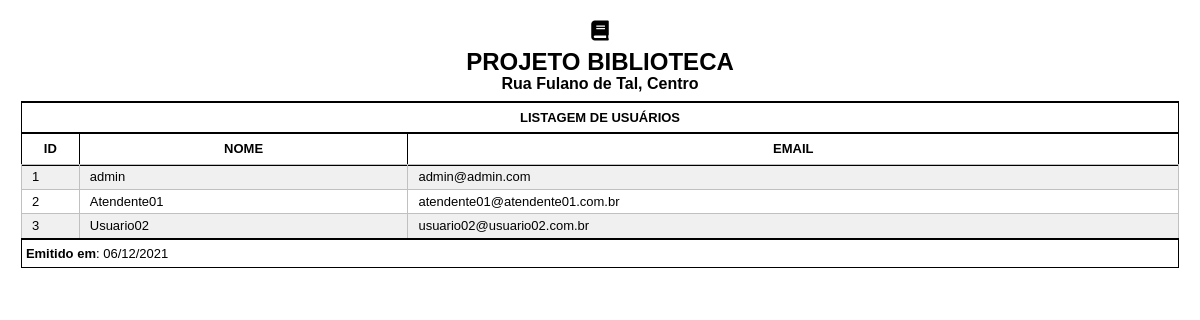
The page /relatorios/listausuarios.php on the database its author committed.
### tables this page shows
CREATE TABLE `tbusuario` (
  `id_usuario` int(11) UNSIGNED NOT NULL,
  `nome` varchar(50) DEFAULT NULL,
  `email` varchar(80) DEFAULT NULL,
  `senha` varchar(20) DEFAULT NULL
);

### db/PdoConexao.class.php (called while the page is built)
<?php
class PdoConexao{
	private static $instancia;
	public static function getInstancia(){
			if(!isset(self::$instancia)){
				try{
					$dns = 'mysql:host=localhost;dbname=dbbiblioteca';
					$usuario = 'root';
					$senha = '';
					self::$instancia = new PDO($dns,$usuario,$senha);
					self::$instancia->setAttribute(PDO::ATTR_ERRMODE, PDO::ERRMODE_EXCEPTION);
				}catch(PDOException $excecao){
					echo $excecao->getMessage();
					exit();
				}
			}
			return self::$instancia;
	}
}
?>

### db/UsuarioCRUD.class.php (called while the page is built, shortened)
<?php
class UsuarioCRUD implements InterfaceCRUD{
	private $instanciaConexaoPdoAtiva;
	public function __construct(){
		$this->instanciaConexaoPdoAtiva = PdoConexao::getInstancia();
	}
	public function consultar($sql){
		try{
			$operacao= $this->instanciaConexaoPdoAtiva->prepare($sql);
			$operacao->execute();
			$linhas = $operacao->fetchAll();
			return $linhas;
		}catch(PDOException $excecao){
			echo $excecao->getMessage();
		}
	}
}
?>

### relatorios/listausuarios.php (the view, shortened to what this page needs)
<html>
  <head>
     <link rel="stylesheet" href="../plugins/fontawesome-free/css/all.min.css" type="text/css">
	 <link rel="stylesheet" href="style.css" type="text/css">
  </head>
  <body>
	<center>
	<i class="fa fa-book"></i>
    <h2>PROJETO BIBLIOTECA</h2>
	<h3>Rua Fulano de Tal, Centro</h3>
	</center>
	<table width="100%" border="1px">
      <thead>
	       <tr>
		       <th colspan="100%">LISTAGEM DE USUÁRIOS</th>
		   </tr>
		   <tr>
		       <th width="5%">ID</id>
			   <th>NOME</id>
			   <th>EMAIL</id>
	  </thead>
	  <tbody>
		   <?php
			  include('../db/PdoConexao.class.php');
			  include('../db/UsuarioCRUD.class.php');
			  $usuarioCRUD = new UsuarioCRUD();
			  $sql = "select * from tbusuario order by nome";
			  $pesquisa = $usuarioCRUD->consultar($sql);
			  foreach($pesquisa as $linha){
				 echo '<tr>
						   <td>'.$linha['id_usuario'].'</td>
						   <td>'.$linha['nome'].'</td>
						   <td>'.$linha['email'].'</td>
					   </tr>';
			  }
		   ?>
	  </tbody>
	  <tfoot>
	    <tr>
		     <td colspan="100%"><b>Emitido em</b>: <?php echo date('d/m/Y');?></td>
		</tr>
	  </tfoot>
	</table>
  </body>
</html>

### relatorios/style.css (style rules this page uses)
body { margin: 0.5cm; padding:2px; font: 15pt Georgia, "Verdana", Times, serif; color: #000; }
h2 { font-size: 18pt; font-family:calibri,helvetica,arial,sans-serif; line-height: 0.1em; padding:0; }
h3 { font-size: 12pt; font-family:calibri,helvetica,arial,sans-serif; line-height: 0.1em; padding:0; }
table,td { border : 1px solid #000; border-collapse : collapse; font : small/1.5 "Tahoma", "Bitstream Vera Sans", Verdana, Helvetica, sans-serif; }
table { border :1px solid #000; }
thead th, tbody th { color : #000; padding : 5px 10px; border-top : 2px solid #000; border-bottom : 2px solid #000; border-left : 1px solid #000; border-right : 1px solid #000; }
tbody tr td { padding : 2px 10px; border-top : 1px solid #000; color : #000; border: 1.2px solid #C0C0C0; }
table tbody tr:nth-child(2n+1) { background: #F0F0F0; }
tfoot td, tfoot th { border-left : none; border-top : 2px solid #000; padding : 4px; background : #FFF; color : #0; }

### rows shown on the page
tbusuario: id_usuario "1", nome "admin", email "admin@admin.com"
tbusuario: id_usuario "2", nome "Atendente01", email "atendente01@atendente01.com.br"
tbusuario: id_usuario "3", nome "Usuario02", email "usuario02@usuario02.com.br"
